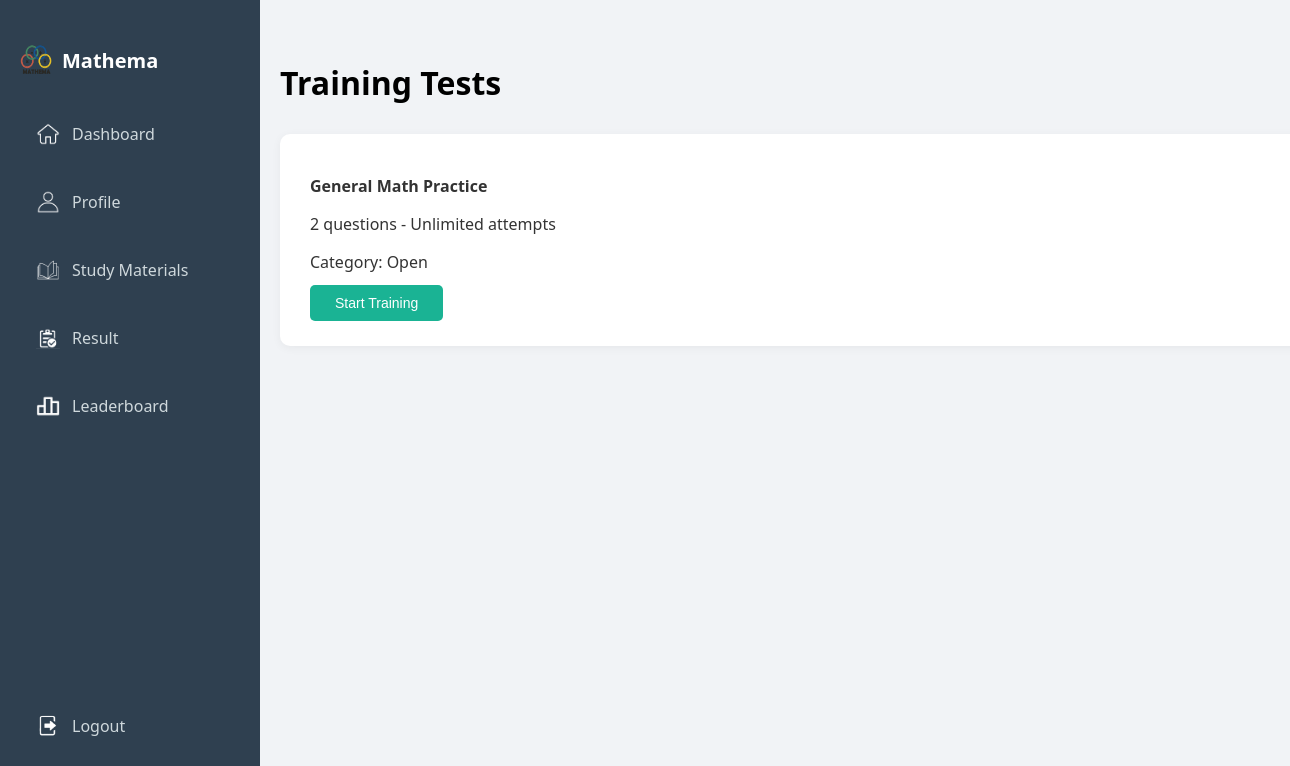
Page /dashboard/training-page.php on the committed database.
### tables this page shows
CREATE TABLE `training_tests` (
  `id` int(11) NOT NULL,
  `name` varchar(255) NOT NULL,
  `category` varchar(50) NOT NULL,
  `num_questions` int(11) NOT NULL
);

### dashboard/training-page.php (the view, shortened to what this page needs)
<!DOCTYPE html>
<?php
  require_once 'pdo.php';
?>
<html lang="en">
<head>
  <link rel="stylesheet" href="css/sidebar.css" />
  <link rel="stylesheet" href="css/test-hall.css" />
</head>
<body>
  <div class="container">
  <div class="sidebar">
      <div class="logo">
        <img src="images/logo.png" alt="Mathema Logo">
        <h2>Mathema</h2>
      </div>
      <ul>
        <li class="sidebarItems"><a href="dashboard.php"><img src="images/home.png"> Dashboard</a></li>
        <li class="sidebarItems"><a href="profile-page.php"><img src="images/profile.png"> Profile</a></li>
        <li class="sidebarItems"><a href="resources.php"><img src="images/resources.png"> Study Materials</a></li>
        <li class="sidebarItems"><a href="result.php"><img src="images/result.png"> Result</a></li>
        <li class="sidebarItems"><a href="leaderboard.php"><img src="images/rank.png" alt=""> Leaderboard</a></li>
        <li class = "logout"><a href="../MyMathema.php"><img src="images/logout.png"> Logout</a></li>
      </ul>
    </div>
    <div class="main-content">
      <h1>Training Tests</h1>
      <?php
        $tq = $pdo->prepare("SELECT * FROM training_tests");
        $tq->execute();
        $test = $tq->fetchAll(PDO::FETCH_ASSOC);
        foreach($test as $index => $test){
          $tid = $test['id'];
          $tname = htmlspecialchars($test['name']);
          $category = htmlspecialchars($test['category']);
          $num_q = htmlspecialchars($test['num_questions']);
          echo "
            <div class='box'>
              <p><strong>$tname</strong></p>
              <p>$num_q questions - Unlimited attempts</p>
              <p>Category: $category</p>
              <a href='training-test.php?id=$tid'>
                <button class='action-button'>Start Training</button>
              </a>
            </div>";
        }
      ?>
    </div>
  </div>
</body>
</html>

### dashboard/css/sidebar.css (style rules this page uses)
body { font-family: 'Segoe UI', sans-serif; background-color: #f1f3f6; margin: 0; padding: 0; }
.sidebar { width: 220px; background-color: #2f4050; color: #fff; padding: 30px 20px; height: 100vh; position: fixed; top: 0; left: 0; }
.sidebar .logo { display: flex; align-items: center; gap: 10px; margin-bottom: 20px; }
.sidebar .logo img { width: 32px; height: 32px; }
.sidebar .logo h2 { font-size: 20px; font-weight: bold; color: #fff; }
.sidebar ul { list-style: none; padding: 0; }
.sidebarItems { margin: 20px 0; }
.sidebarItems a { display: flex; align-items: center; gap: 12px; padding: 12px 16px; text-decoration: none; color: #cfd8dc; border-radius: 6px; transition: background-color 0.3s ease; }
.sidebar ul li a img { width: 24px; height: 24px; object-fit: contain; filter: brightness(0) invert(1); }
.logout { margin: 20px 0; }
.logout a { position: fixed; display: flex; align-items: center; bottom: 0; margin-bottom: 50px; min-width: 188px; gap: 12px; padding: 12px 16px; text-decoration: none; color: #cfd8dc; border-radius: 6px; transition: background-color 0.3s ease; }
.main-content { margin-left: 240px; padding: 40px; width: calc(100% - 240px); }

### dashboard/css/test-hall.css (style rules this page uses)
h1 { margin-bottom: 20px; }
.box { background-color: #ffffff; border-radius: 10px; padding: 25px 30px; margin-top: 30px; box-shadow: 0 2px 10px rgba(0, 0, 0, 0.05); }
.box p { font-size: 16px; color: #333; margin-bottom: 12px; }
.action-button { background-color: #1ab394; color: white; padding: 10px 25px; font-size: 14px; border: none; border-radius: 5px; cursor: pointer; transition: background 0.2s; }

### rows in the picture
training_tests: name "General Math Practice", num_questions "2", category "Open"
